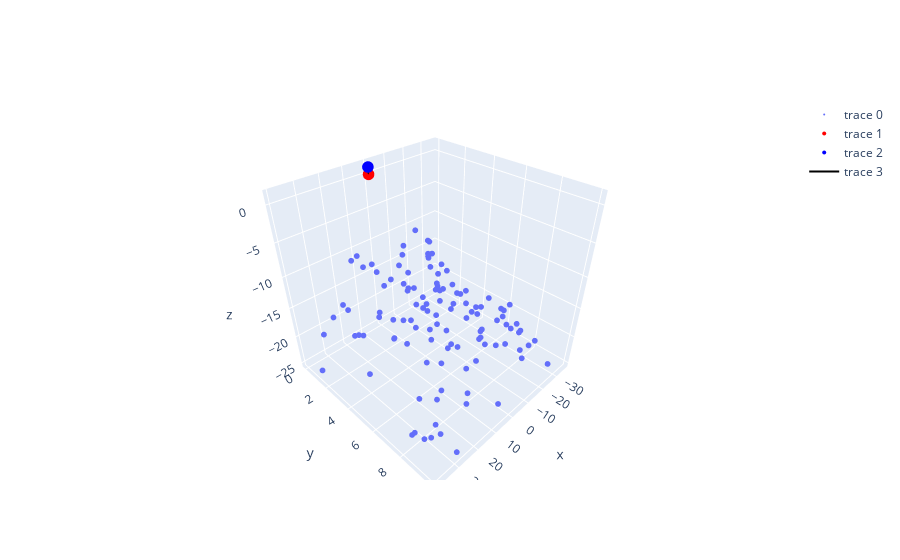

This figure's notebook cell:
### Code cell
pose_0 = vo.get_trajectory()['poses'][0]
pose_1 = vo.get_trajectory()['poses'][1]

world_points = vo.get_map()['points']
print('Number of world points: ', len(world_points))

x_coords = [point[0] for point in world_points]
y_coords = [point[1] for point in world_points]
z_coords = [point[2] for point in world_points]

fig = go.Figure()
fig.add_trace(go.Scatter3d(x=x_coords, y=y_coords, z=z_coords, mode='markers', marker=dict(size=2)))

fig.add_trace(go.Scatter3d(x=[pose_0[0, 3]], y=[pose_0[1, 3]], z=[pose_0[2, 3]], mode='markers', marker=dict(size=4, color='red')))
fig.add_trace(go.Scatter3d(x=[pose_1[0, 3]], y=[pose_1[1, 3]], z=[pose_1[2, 3]], mode='markers', marker=dict(size=4, color='blue')))
fig.add_trace(go.Scatter3d(x=[pose_0[0, 3], pose_1[0, 3]], y=[pose_0[1, 3], pose_1[1, 3]], z=[pose_0[2, 3], pose_1[2, 3],], mode='lines', line=dict(color='black', width=2)))

fig.show()
